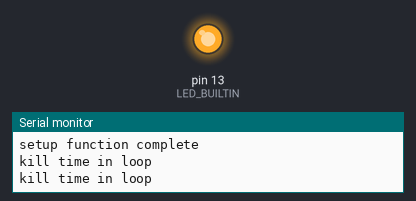
Simulated run of this sketch. Board: Arduino Uno, built with avr-gcc and run on an emulated ATmega328P. On the bench: output pins drawn as LEDs (lit = HIGH), the last lines printed to the serial monitor.

Above: at 0.3 s.
At 33.8 s:
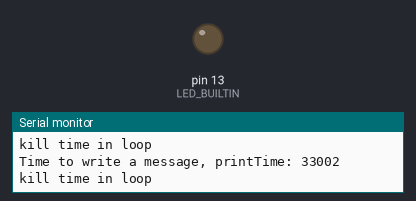
Timing chart, 0 to 34.8 s (numbered marks = the images above):
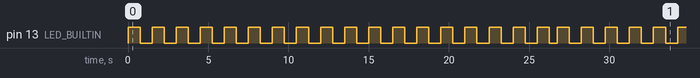

Measured:
- by itself, pin 13 (LED_BUILTIN): repeats every 26.8 s: LOW 0.50 s, 17 × (HIGH 0.75 s, LOW 0.75 s), HIGH 0.75 s
- by itself, everything shown: repeats every 7.5 s, in 10 steps

The sketch:

example1.ino
```cpp
/*  Compare dynamic memory and program memory usage
 *   to example 2. This example stores strings in ram.
 *
*/

const unsigned long BLINK_INTERVAL = 500;
const unsigned long PRINT_INTERVAL = 550;
unsigned long blinkTime, printTime;
byte ledState;

void setup() {
  pinMode(LED_BUILTIN, OUTPUT);
  Serial.begin(38400);
  ledState = 1;
  digitalWrite(LED_BUILTIN, ledState);
  blinkTime = millis();
  printTime = millis();
  Serial.println("setup function complete");
}

void loop() {
  if( (millis() - blinkTime) > BLINK_INTERVAL)
  {
    ledState = ledState ^ (byte)0x01;
    digitalWrite(LED_BUILTIN, ledState);
    blinkTime = millis();
  }
  else if( (millis() - printTime) > PRINT_INTERVAL)
  {
    Serial.print("Time to write a message, printTime: ");
    Serial.println(printTime);
    printTime = millis();
  }
  else
  {
    unsigned long count = millis();
    Serial.println("kill time in loop");
    while( (millis() - count) < 250);
  }


}
```
